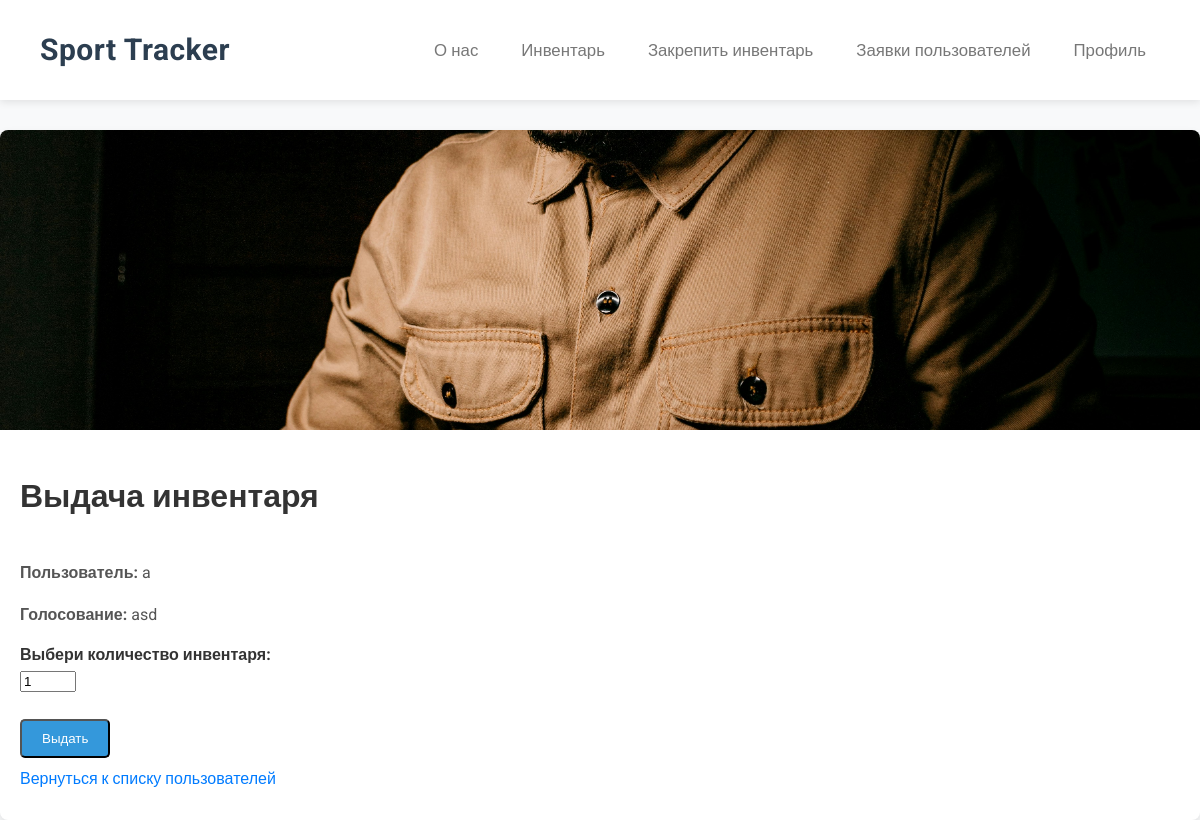
The page /issue_inventory/1/1/мяч/ (signed in) on the database as committed earlier.
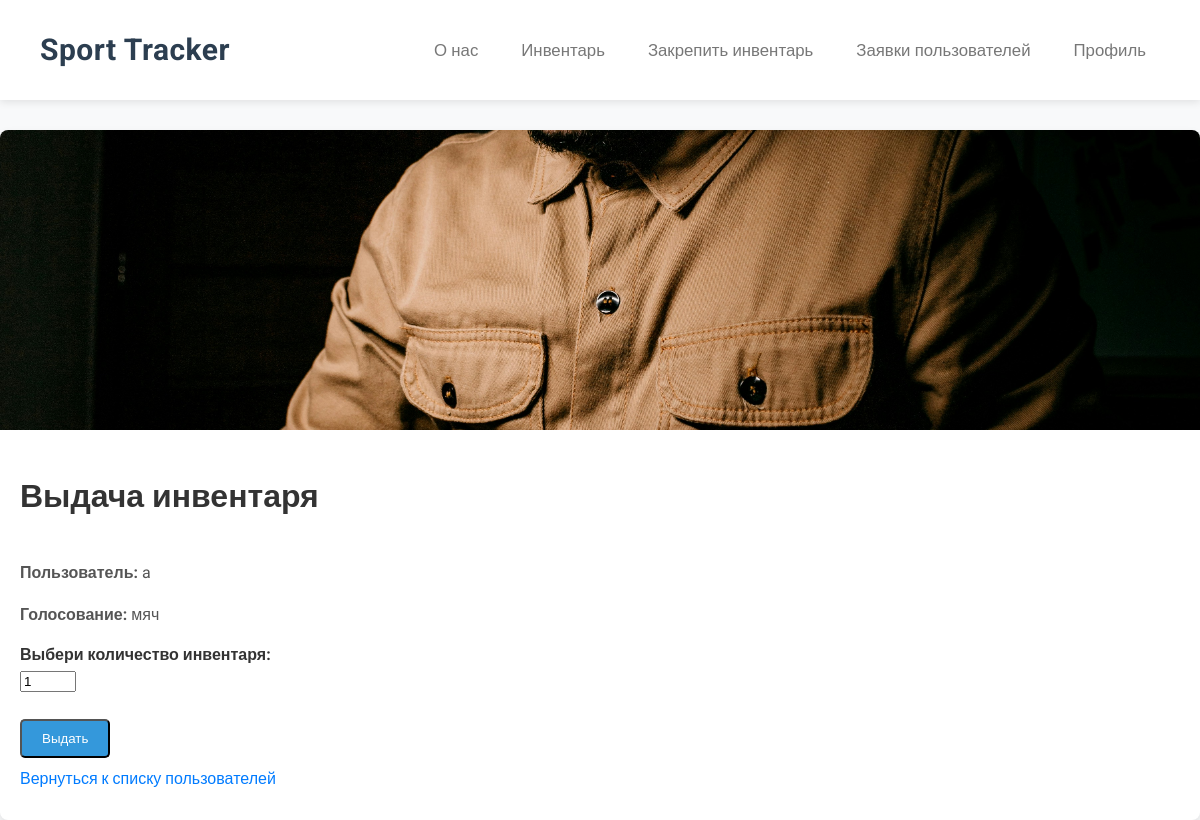
The same page on the database as committed later.
### main/models.py (models this page shows, shortened)
class Votings(models.Model):
    author = models.ForeignKey(User, on_delete=models.CASCADE)
    image = models.ImageField(upload_to=get_image_upload_path, blank=True, null=True)
    name = models.TextField()
    questions_number = models.IntegerField()
    type_of_voting = models.TextField()

### main/views.py (the view, shortened to what this page needs)
# urls.py: path('issue_inventory/<int:user_id>/<int:voting_id>/<str:item_name>/', issue_inventory, name='issue_inventory'),
@login_required
def issue_inventory(request, user_id, voting_id, item_name):
    user = get_object_or_404(User, id=user_id)
    voting = get_object_or_404(Votings, id=voting_id)
    directory = f"main/uploads/votings/admin/{voting.id}"
    url_to_header = ""
    if os.path.exists(directory) and os.listdir(directory):
         url_to_header = f"/uploads/votings/admin/{voting.id}/{os.listdir(directory)[0]}"
    context = {'user': user, 'voting': voting, 'url_to_header': url_to_header}
    return render(request, 'issue_inventory.html', context)

### main/templates/issue_inventory.html (shortened to what this page needs)
{% load static %}
<!DOCTYPE html>
<html lang="en">
<head>
    <link rel="stylesheet" href="{% static 'survey.css' %}">
    <link rel="stylesheet" href="{% static 'profile.css' %}">
    <link rel="stylesheet" href="{% static 'about_us.css' %}">
    <link rel="stylesheet" href="{% static 'header.css' %}">
</head>
{% include 'header.html' %}
<body>
    <div class="container">
        <div class="item">
            <div class="wrapper exmpl">
              {% if url_to_header %}
                <img src="{{ url_to_header }}" alt="Шапка опроса">
              {% else %}
               <p>Нет изображения</p>
              {% endif %}
            </div>
            <div class="card">
                <h1>Выдача инвентаря</h1>
                <form method="post">
                    <div>
                        <p><b>Пользователь:</b> {{user.username}}</p>
                        <p><b>Голосование:</b> {{ voting.name }}</p>
                    </div>
                     <div>
                        <label for="quantity"><b>Выбери количество инвентаря:</b></label><br>
                        <input type="number" id="quantity" name="quantity" min="1" max="{{ voting.questions_number }}" value="1" required>
                    </div><br>
                    <button class="card_link" type="submit">Выдать</button>
                </form>
                <a class="styled-link" href="{% url 'secure_inventory' %}">Вернуться к списку пользователей</a>
            </div>
        </div>
    </div>
</body>
</html>

Rows that differ between the two databases and show on the page:
changed Votings: name "asd" → "мяч"
